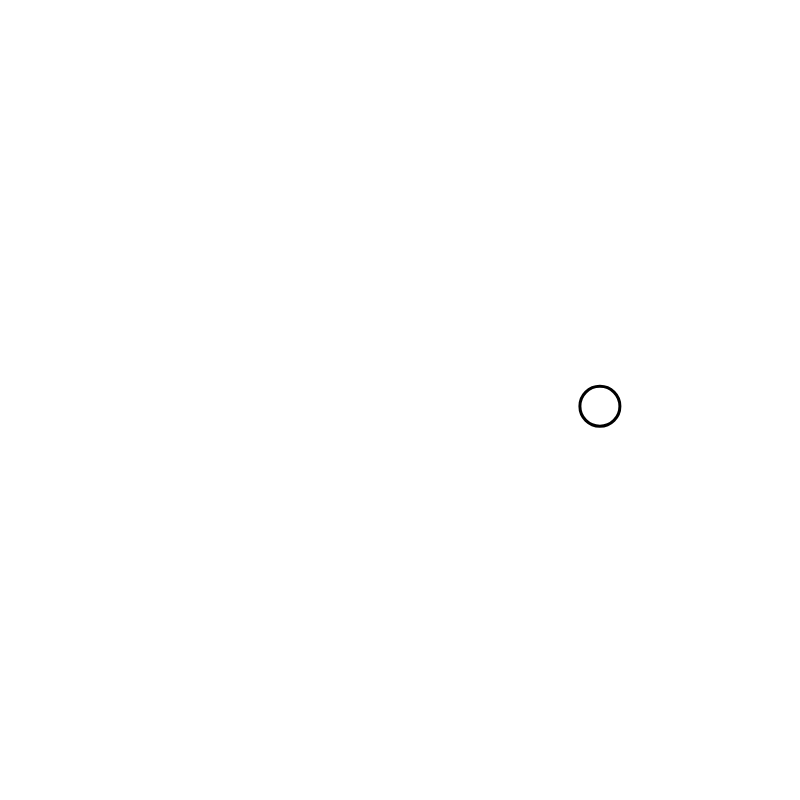
Frame 1 (no input)
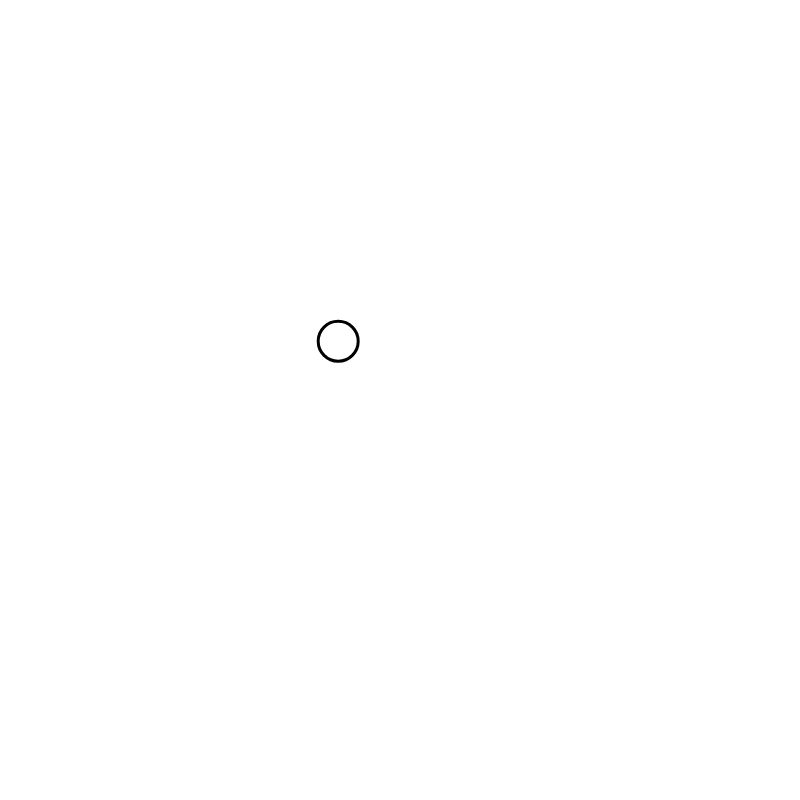
Frame 60 (no input)
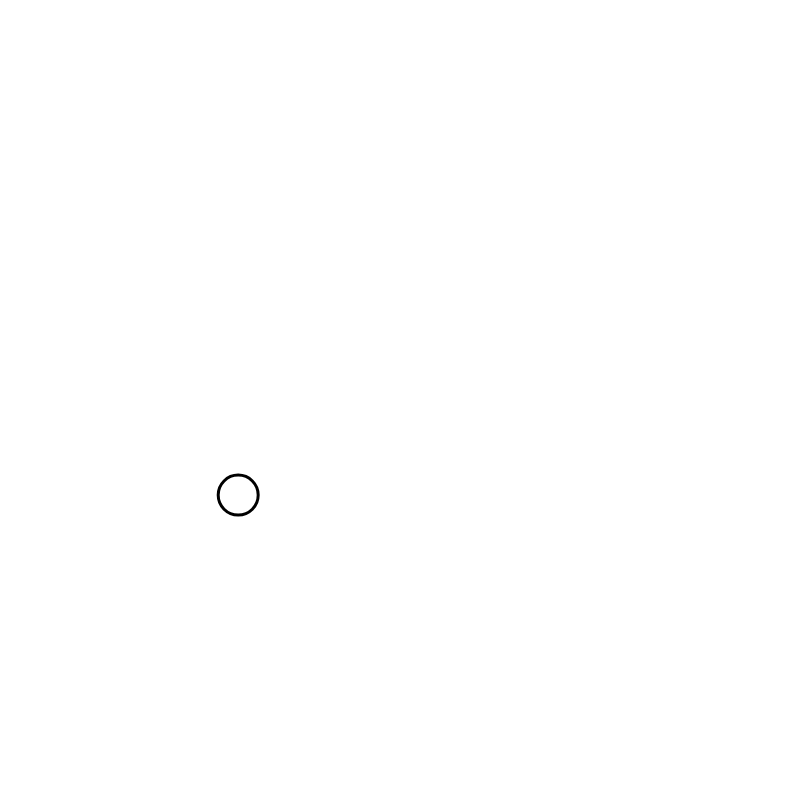
Frame 120 (the mouse pressed at the canvas centre since frame 60)

The p5.js sketch that drew these frames (run headless with seeded random() and noise() and a simulated clock; from frame 60 on, the mouse is pressed at the canvas centre):

// p5.js sketch
// ── sketch.js
function setup() {

createCanvas (800,800);
strokeWeight(3);
}
var r = 100, a = 1, x, y;

function draw()
{
clear();
translate(400,400);
  x = r*sin(2*a*PI/100);
  y = r*cos(a*PI/100);
  a = a +1;
  ellipse(2*y,x,40,40);
}
